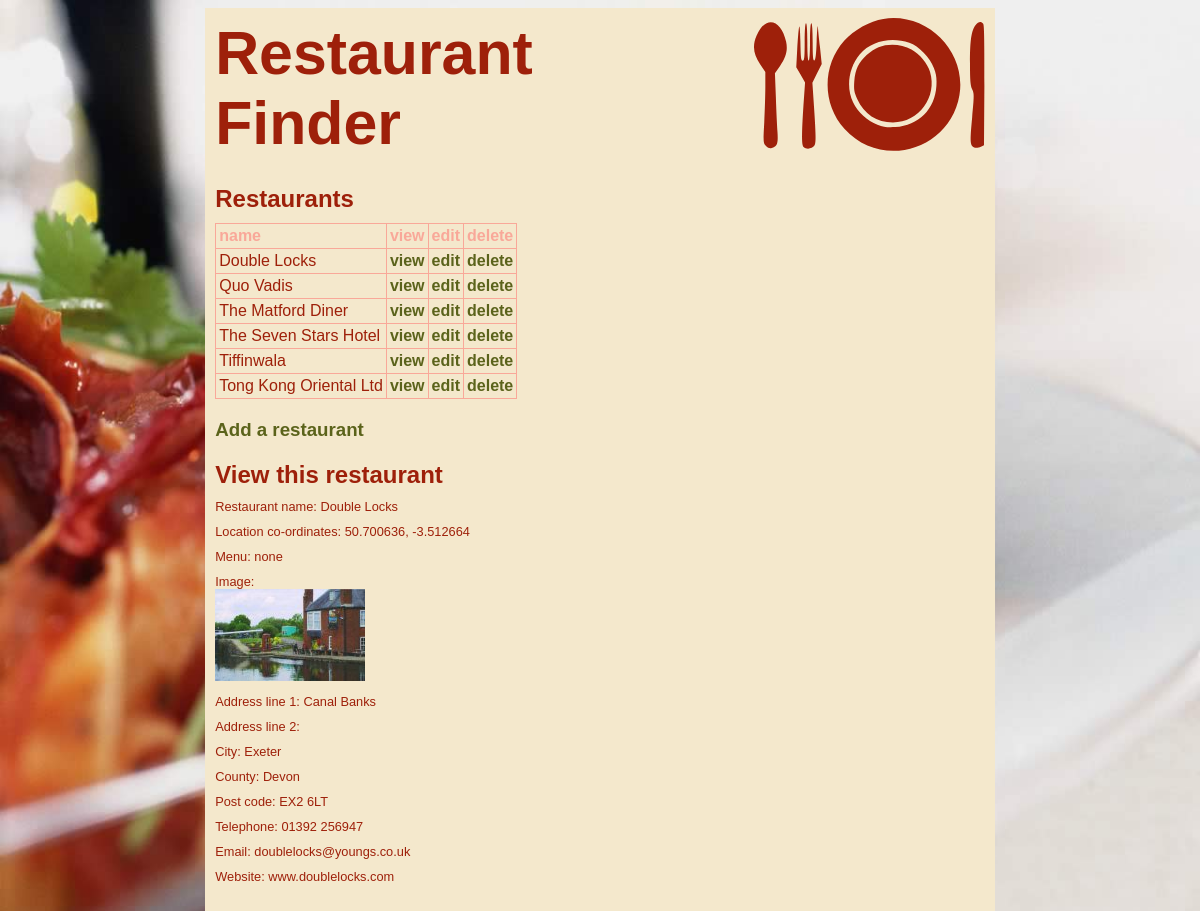
The app's page /restaurantfinder/admin.php?action=view&id=6 (signed in) with its own data.
### tables this page shows
CREATE TABLE IF NOT EXISTS `restaurants` (
  `id` int(6) NOT NULL AUTO_INCREMENT,
  `name` varchar(200) NOT NULL,
  `location_ref` varchar(500) NOT NULL,
  `orig_date` timestamp NOT NULL DEFAULT CURRENT_TIMESTAMP ON UPDATE CURRENT_TIMESTAMP,
  `menu` tinyint(1) NOT NULL,
  `image` varchar(6) NOT NULL,
  `address1` varchar(200) NOT NULL,
  `address2` varchar(200) NOT NULL,
  `city` varchar(200) NOT NULL,
  `county` varchar(200) NOT NULL,
  `postcode` varchar(200) NOT NULL,
  `tel` varchar(200) NOT NULL,
  `email` varchar(200) NOT NULL,
  `website` varchar(200) NOT NULL,
  `user` varchar(200) NOT NULL,
  `deleted` tinyint(1) NOT NULL,
  PRIMARY KEY (`id`)
);

### restaurantfinder/admin.php (called while the page is built)
<?php
require_once('model/dbconnect.php');
require_once('model/functions.php');
require_once('controller/admin.php');
require_once('view/admin.php');
require_once('view/layout.php');
?>

### restaurantfinder/model/functions.php (called while the page is built, shortened)
<?php
function getRestaurants($db){
	try {
		$stmt = $db->query('SELECT id, name FROM restaurants WHERE deleted = 0 ORDER BY name;');
		$getRestaurants = $stmt->fetchAll(PDO::FETCH_ASSOC);
		foreach($getRestaurants as $key => $arr){
			foreach($arr as $arrKey => $arrVal){
				$getRestaurants[$key][$arrKey] = filter_var($arrVal, FILTER_SANITIZE_STRING);
			}
		}
		return $getRestaurants;
	}
	catch(PDOException $ex) {
		return 0;
	}
}
function viewRestaurant($db, $id){
	try {
		$stmt = $db->prepare('SELECT * FROM restaurants WHERE id = :id AND deleted = 0;');
		$stmt->bindParam(':id', $id);
		$stmt->execute();
		$viewRestaurant = $stmt->fetch(PDO::FETCH_ASSOC);
		foreach($viewRestaurant as $key => $val){
			$viewRestaurant[$key] = filter_var($val, FILTER_SANITIZE_STRING);
		}
		return $viewRestaurant;
	}
	catch(PDOException $ex) {
		return 0;
	}
}
?>

### restaurantfinder/controller/admin.php (called while the page is built, shortened)
<?php
if(isset($_GET['action'])){
	if(isset($_GET['id'])){
		$updateId = intval($_GET['id']);
	}
	switch($_GET['action']){
		case 'view':
			$viewRestaurant = viewRestaurant($db,$updateId);
			break;
	}
}
if(isset($_SESSION['user'])){
	$getRestaurants = getRestaurants($db);
}
?>

### restaurantfinder/view/admin.php (the view, shortened to what this page needs)
<?php
$pageContent = '<article>';
if(!isset($_SESSION['user'])){
	$pageContent.= '
			<article>
			<h2>Login</h2>
			<form method="post" action="'.htmlentities($_SERVER["PHP_SELF"]).'">
				<label for "username">Username: <input type="text" name="username" id="username" /></label><br />
				<label for "password">Password: <input type="password" name="password" id="password" /></label><br />
				<input type="submit" name="submit" />
			</form>
			</article>';
} else {
	$pageContent.= '
			<script>
			jQuery.validator.addMethod("postcodeUK", function(value, element) {
			return this.optional(element) || /[A-Z]{1,2}[0-9R][0-9A-Z]? [0-9][ABD-HJLNP-UW-Z]{2}/i.test(value);
			}, "Please specify a valid Postcode");
			jQuery.validator.addMethod("locationRef", function(value, element) {
			return this.optional(element) || /[-+]?([1-8]?\d(\.\d+)?|90(\.0+)?),\s*[-+]?(180(\.0+)?|((1[0-7]\d)|([1-9]?\d))(\.\d+)?)$/i.test(value);
			}, "Please specify a valid location reference");
			$(document).ready(function () {
				$("#adminForm").validate({ // initialize the plugin
					rules: {
						name: {
							required: true,
						},
						address1: {
							required: true,
						},
						city: {
							required: true,
						},
						county: {
							required: true,
						},
						postcode: {
							required: true,
						},
						location_ref: {
							required: true,
							minlength: 5
						},
						email: {
							email: true
						}
					}
				});
			});
			</script>
			<article>
				<h2>Restaurants</h2>
				<table>
					<tr>
						<th>name</th>
						<th>view</th>
						<th>edit</th>
						<th>delete</th>
					</tr>';
	foreach($getRestaurants as $row){
		$pageContent.= '
				<tr>
					<td>'.$row['name'].'</td>
					<td><a href="'.htmlentities($_SERVER["PHP_SELF"]).'?action=view&amp;id='.$row['id'].'">view</a></td>
					<td><a href="'.htmlentities($_SERVER["PHP_SELF"]).'?action=edit&amp;id='.$row['id'].'">edit</a></td>
					<td><a href="'.htmlentities($_SERVER["PHP_SELF"]).'?action=delete&amp;id='.$row['id'].'">delete</a></td>
				</tr>';
	}
	$pageContent.= '
				</table>
			</article>
			<article>
				<h3><a href="'.htmlentities($_SERVER["PHP_SELF"]).'?action=add">Add a restaurant</a></h3>
			</article>';
	if(isset($updateMode)){
		switch($updateMode){
			case 'view':
				if(empty($viewRestaurant)){
					$pageContent = '<p>No restaurants were found.</p>';
				} else {
					$pageContent.= '<article>
					<h2>View this restaurant</h2>
						<p>Restaurant name: '.$viewRestaurant['name'].'</p>
						<p>Location co-ordinates: '.$viewRestaurant['location_ref'].'</p>';
					if($viewRestaurant['menu'] != '0'){
						$pageContent.= '<p>Menu: <a href="uploads/pdf/'.$viewRestaurant['id'].'.pdf">'.$viewRestaurant['name'].' menu</a></p>';
					} else {
						$pageContent.= '<p>Menu: none</p>';
					}
					if($viewRestaurant['image'] != '0'){
						$pageContent.= '<p>Image: <br /><img src="uploads/image/thumb/'.$viewRestaurant['id'].'.'.$viewRestaurant['image'].'" alt="'.$viewRestaurant['name'].'" /></p>';
					} else {
						$pageContent.= '<p>Image: none</p>';
					}
					$pageContent.= '<p>Address line 1: '.$viewRestaurant['address1'].'</p>
						<p>Address line 2: '.$viewRestaurant['address2'].'</p>
						<p>City: '.$viewRestaurant['city'].'</p>
						<p>County: '.$viewRestaurant['county'].'</p>
						<p>Post code: '.$viewRestaurant['postcode'].'</p>
						<p>Telephone: '.$viewRestaurant['tel'].'</p>
						<p>Email: '.$viewRestaurant['email'].'</p>
						<p>Website: '.$viewRestaurant['website'].'</p>
					</article>';
				}
				break;
		}
	}
}
$pageContent.= '</article>';
?>

### restaurantfinder/css/main.css (style rules this page uses)
body { font-family: Arial, Helvetica, Sans-serif; background-color:#F4E8CC; }
table { border: 1px solid #F9A899; border-collapse: collapse; margin:10px 0px; }
table td, table th { border: 1px solid #F9A899; padding:3px; }
table th { color:#F9A899; }
p,h1,h2,h3,ul,li,td,th,form { color:#9E200A; padding:0px; margin:0px; text-align:left; }
h3 { margin-top:5px; }
a:link { color: #5B631B; font-weight:bold; text-decoration:none; }

### restaurantfinder/css/mobile.css (style rules this page uses)
body { background: url(../images/bg.jpg); background-repeat: no-repeat; background-size: 100% 100%; padding:0px; margin:0px; }
h2 { font-size:400%; }
p,li { font-size:250%; }
article, p { margin:20px 0px; }

### restaurantfinder/css/tablet.css (style rules this page uses)
body { background: url(../images/bg.jpg); background-repeat: no-repeat; background-size: 100% 100%; text-align: center; }
p { font-size:80%; margin: 10px 0px; }
article { margin:20px 0px; }

### restaurantfinder/css/desktop.css (style rules this page uses)
body { background: url(../images/bg.jpg); background-repeat: no-repeat; background-size: 100% 100%; text-align: center; }
p { font-size:80%; margin: 10px 0px; }
article { margin:20px 0px; }

### records on screen
restaurants: name "Double Locks", location_ref "50.700636, -3.512664", address1 "Canal Banks", city "Exeter", county "Devon", postcode "EX2 6LT", tel "01392 256947", email "doublelocks@youngs.co.uk", website "www.doublelocks.com"
restaurants: name "Quo Vadis"
restaurants: name "The Matford Diner"
restaurants: name "The Seven Stars Hotel"
restaurants: name "Tiffinwala"
restaurants: name "Tong Kong Oriental Ltd"
